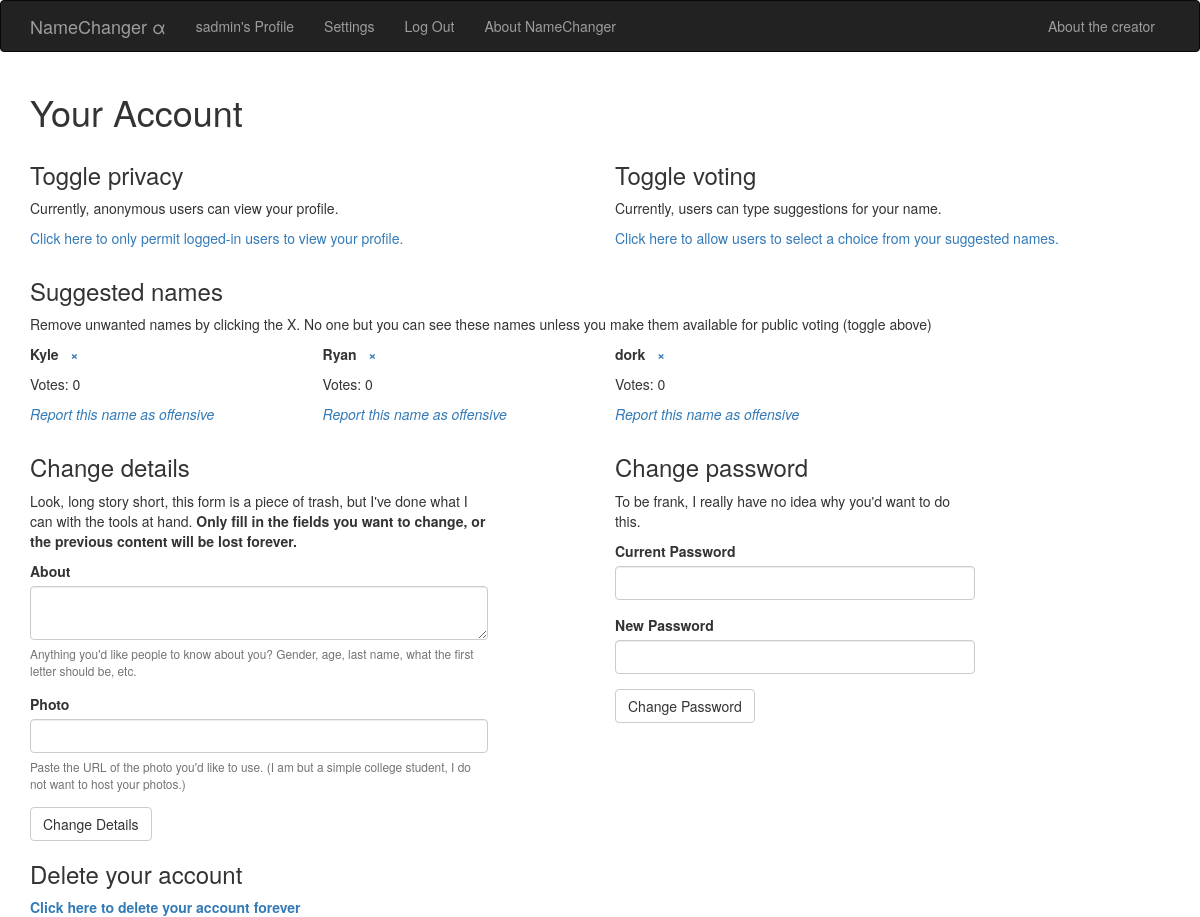
The app's page /profile/ (signed in) with its own data.
### app/models.py (models this page shows, shortened)
class User(db.Model):
    __tablename__ = 'user'
    id = db.Column(db.Integer, primary_key=True)
    flags = db.Column(db.Integer)
    active = db.Column(db.Boolean)
    authenticated = db.Column(db.Boolean)
    anonymous = db.Column(db.Boolean)
    username = db.Column(db.String(32))
    password = db.Column(db.String(48))
    photo_url = db.Column(db.String(256))
    suggestions = db.Column(db.Boolean)
    about = db.Column(db.String(1024))  # for gender, age, what type of name sought, any misc. info
    private = db.Column(db.Boolean)
    def get_id(self):
        return self.id

class Name(db.Model):
    __tablename__ = 'name'
    id = db.Column(db.Integer, primary_key=True)
    name = db.Column(db.String)
    score = db.Column(db.Integer)
    userID = db.Column(db.Integer, db.ForeignKey('user.id'))
    user = db.relationship('User', foreign_keys=[userID])
    suggesterID = db.Column(db.Integer, db.ForeignKey('user.id'))
    suggester = db.relationship('User', foreign_keys=[suggesterID])

### app/views.py (the view, shortened to what this page needs)
@app.route('/profile/', methods=('GET', 'POST'))
@login_required
def private_profile():
    names = Name.query.filter_by(userID=current_user.get_id()).all()
    form_d = ChangeDetailsForm(csrf_enabled=False)
    form_p = ChangePasswordForm()
    return render_template("profile.html", names=names, form_d=form_d, form_p=form_p)

### app/forms.py
class ChangeDetailsForm(Form):
    about = TextAreaField("About", description="Anything you'd like people to know about you? Gender, age, last name, "
                                               "what the first letter should be, etc.")
    url = StringField("Photo", description="Paste the URL of the photo you'd like to use. (I am but a simple college "
                                           "student, I do not want to host your photos.)")
    submit_d = SubmitField("Change Details")

class ChangePasswordForm(Form):
    current_password = PasswordField("Current Password", validators=[validators.required()])
    new_password = PasswordField("New Password", validators=[validators.required(), validators.length(min=6, max=48)])
    submit_p = SubmitField("Change Password")

### app/views.py (called while the page is built)
@login_manager.user_loader
def load_user(user_id):
    return User.query.get(user_id)

### templates/profile.html (shortened to what this page needs)
{% extends "base.html" %}
{% import "bootstrap/wtf.html" as wtf %}
{% block page_content %}
    <h1>Your Account</h1>
    <div class="row">
        <div class="col-md-6">
            <h3>Toggle privacy</h3>
            {% if current_user.private %}
                <p id="current_privacy">Currently, only logged-in users can view your profile.</p>
                <p><a id="toggle_privacy">
                    Click here to allow anonymous users to view your profile as well.
                </a></p>
            {% else %}
                <p id="current_privacy">Currently, anonymous users can view your profile.</p>
                <p><a id="toggle_privacy">
                    Click here to only permit logged-in users to view your profile.
                </a></p>
            {% endif %}
        </div>
        <div class="col-md-6">
            <h3>Toggle voting</h3>
            {% if current_user.suggestions %}
                <p id="toggle_status">Currently, users can type suggestions for your name.</p>
                <p><a id="toggle_suggestions">
                    Click here to allow users to select a choice from your suggested names.
                </a></p>
            {% else %}
                <p id="toggle_status">Currently, users can select a choice from your suggested names.</p>
                <p><a id="toggle_suggestions">
                    Click here to allow users to type suggestions for your name.
                </a></p>
            {% endif %}
        </div>
    </div>
    <h3>Suggested names</h3>
    <p>Remove unwanted names by clicking the X. No one but you can see these names unless you make them available for public voting (toggle above)</p>
    <div class="row">
    {% for n in names %}
        <div class="col-lg-3" id="{{ n.id }}">
            <p><b>{{ n.name }} &nbsp; <a class="delete" id="delete-{{ n.id }}">&times;</a></b></p>
            <p>Votes: {{ n.score }}</p>
            <p><a class="report" id="report-{{ n.id }}"><i>Report this name as offensive</i></a></p>
        </div>
    {% endfor %}
    </div>
    <div class="row">
        <div class="col-md-5">
            <h3>Change details</h3>
            <p>Look, long story short, this form is a piece of trash, but I've done what I can with the tools at hand.
                <b>Only fill in the fields you want to change, or the previous content will be lost forever.</b></p>
            {{ wtf.quick_form(form_d) }}
        </div>
        <div class="col-md-4 col-md-offset-1">
            <h3>Change password</h3>
            <p>To be frank, I really have no idea why you'd want to do this.</p>
            {{ wtf.quick_form(form_p) }}
        </div>
    </div>
    <h3>Delete your account</h3>
    <p><a href="{{ url_for('delete_account') }}"><b>Click here to delete your account forever</b></a></p>
{% endblock %}

### templates/base.html (shortened to what this page needs)
{% extends "bootstrap/base.html" %}
{% block styles %}
    {{ super() }}
    <link href="{{ url_for('static', filename='index.css') }}" rel="stylesheet" type="text/css">
{% endblock %}
{% block navbar %}
<div class="navbar navbar-inverse" role="navigation">
    <div class="container">
        <div class="navbar-header">
            <a class="navbar-brand" href="/">NameChanger &alpha;</a>
        </div>
        <div class="navbar-collapse collapse">
            <ul class="nav navbar-nav">
                {% if current_user.is_active %}
                    <li><a href="{{ url_for('public_profile', name=current_user.username) }}">{{ current_user.username }}'s Profile</a></li>
                    <li><a href="{{ url_for('private_profile') }}">Settings</a></li>
                    <li><a href="{{ url_for('logout') }}">Log Out</a></li>
                {% else %}
                    <li><a href="{{ url_for('signin') }}">Sign In</a></li>
                {% endif %}
                    <li><a href="{{ url_for('about') }}">About NameChanger</a></li>
            </ul>
            <ul class="nav navbar-nav navbar-right">
                <li>
                    <a data-toggle="modal" data-target="#author">
                        About the creator
                    </a>
                </li>
            </ul>
        </div>
    </div>
</div>
{% endblock %}
{% block content %}
<div class="container height">
    {% block page_content %}{% endblock %}
</div>
{% endblock %}

### static/index.css (style rules this page uses)
body, html { height: 100%; }
.height { height: 85%; }

### records on screen
User: username "sadmin"
Name: name "Kyle", score "0"
Name: name "Ryan", score "0"
Name: name "dork", score "0"
